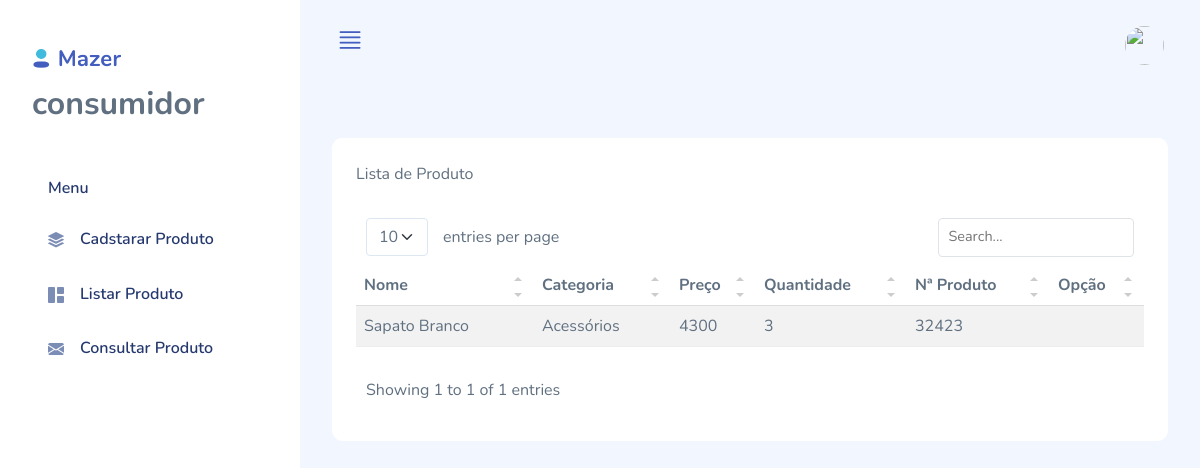
Page /public/listarProduto.php (signed in) on the committed database.
### tables this page shows
CREATE TABLE `produto` (
  `id` int(11) NOT NULL,
  `nome` varchar(255) NOT NULL,
  `data` timestamp NOT NULL DEFAULT current_timestamp() ON UPDATE current_timestamp(),
  `preso` varchar(255) NOT NULL,
  `descricao` text DEFAULT NULL,
  `quantidade` int(11) DEFAULT NULL,
  `numeroProduto` int(10) NOT NULL,
  `categoria` varchar(150) NOT NULL,
  `imagem` text DEFAULT NULL
);

### app/Entity/Produto.php (called while the page is built, shortened)
<?php
class Produto
{
  private $db;
  public function __construct($DBpdo)
  {
    $this->db = $DBpdo;
  }
  public function listProduto()
  {
    $sql = 'SELECT * FROM produto ORDER BY id DESC';
    $stmt = $this->db->prepare($sql);
    $stmt->execute();
    $result = $stmt->fetchAll();
    return $result;
  }
}

### public/listarProduto.php (the view, shortened to what this page needs)
<?php
include __DIR__ . '/header.php';
require_once('../app/Entity/Produto.php');
$list = new Produto($connect);
$resp = $list->listProduto();
?>
<section class="section">
    <div class="card">
        <div class="card-header">
            Lista de Produto
        </div>
        <div class="card-body">
            <table class="table table-striped" id="table1">
                <thead>
                    <tr>
                        <th>Nome</th>
                        <th>Categoria</th>
                        <th>Preço</th>
                        <th>Quantidade</th>
                        <th>Nª Produto</th>
                        <th>Opção</th>
                    </tr>
                </thead>
                <tbody>
                    <?php
                    foreach ($resp as $row) {
                    ?>
                    <tr>
                        <td><?php print($row['nome']); ?></td>
                        <td><?php print($row['categoria']); ?></td>
                        <td><?php print($row['preso']); ?></td>
                        <td><?php print($row['quantidade']); ?></td>
                        <td><?php print($row['numeroProduto']); ?></td>
                        <td>
                    </tr>
                    <?php
                    }
                    ?>
                </tbody>
            </table>
        </div>
    </div>
</section>
<?php
include __DIR__ . '/footer.php';
?>

### assets/css/app.css (style rules this page uses)
.card { margin-bottom:2.2rem;border:none }
.card .card-header { border:none }
.card .card-header~.card-body { padding-top:0 }
.card .card-body { padding:1.5rem }
.dataTable-table td,.dataTable-table thead th,.table td,.table thead th { vertical-align:middle }
.dataTable-table:not(.table-borderless) thead th,.table:not(.table-borderless) thead th { border-bottom:1px solid #dedede!important }

### rows in the picture
produto: nome "Sapato Branco", categoria "Acessórios", preso "4300", quantidade "3", numeroProduto "32423"

### other values in the picture
$_SESSION['categoria'] "consumidor"
